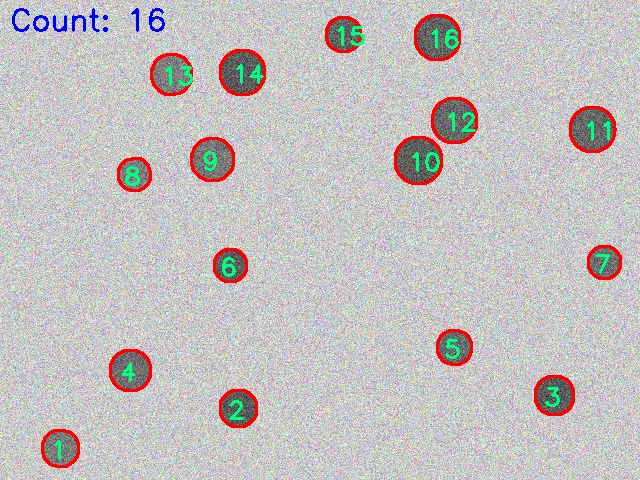
#> input picture HW/0309/1773587564_img01(1).jpg, 640 x 480 px, given as the content of the folder dataset, which was not available
$ python main.py
#> lines starting #> are read from the running program, lines starting #| are printed output that depends on the picture; after the words box and inside, x2 and y2 are one past the last pixel; in counts of white or black regions, pixels touching at a corner belong together; pictures that were not available may be replaced by others from this repository, and a replacement may not be noted
import numpy as np
import cv2
from pathlib import Path

GUAS_BLUR_KERNEL_SIZES = (5, 5)
GUAS_BLUR_SIGMA = 1
MED_BLUR_KERNEL_SIZES = 13
IS_TAR_BLACK = True
DRAW_COUNTER_COLOR = (0, 0, 255)
DRAW_COUNTER_THICKNESS = 2
COUNTER_FONT_SCALE = 0.5
COUNTER_FONT_COLOR = (0, 255, 0)
COUNTER_FONT_THICKNESS = 2
CNTR_FONT_SCALE = 1
CNTR_FONT_COLOR = (255, 0, 0)
CNTR_FONT_THICKNESS = 2
EXTS = ("*.jpg",)


def cvrt2uint8(img):
    if img.dtype == np.uint8:
        return img
    return cv2.convertScaleAbs(
        cv2.normalize(img, np.zeros_like(img), 0, 255, cv2.NORM_MINMAX)
    )


def pre_proc(img):
    if img is not None:
        img = cvrt2uint8(img)
        return cv2.medianBlur(
            cv2.GaussianBlur(
                cv2.equalizeHist(
                    (
                        cv2.cvtColor(img, cv2.COLOR_BGR2GRAY)
                        if img.shape[2] == 3
                        else cv2.cvtColor(img, cv2.COLOR_BGRA2GRAY)
                    )
                    if img.ndim > 2
                    else img
                ),
                GUAS_BLUR_KERNEL_SIZES,
                sigmaX=GUAS_BLUR_SIGMA,
                sigmaY=GUAS_BLUR_SIGMA,
            ),
            MED_BLUR_KERNEL_SIZES,
        )
    return None


def proc(path):
    org_img = cv2.imread(str(path), cv2.IMREAD_UNCHANGED)
#> org_img is the input picture: shape (480, 640, 3); mean B, G, R 191.7, 192.1, 195.3
    if org_img is not None:
        img = pre_proc(org_img.copy())
#> in pre_proc, `return cv2.medianBlur( cv2.GaussianBlur( cv2.equalizeHist( ( cv2.cvtCo..`:
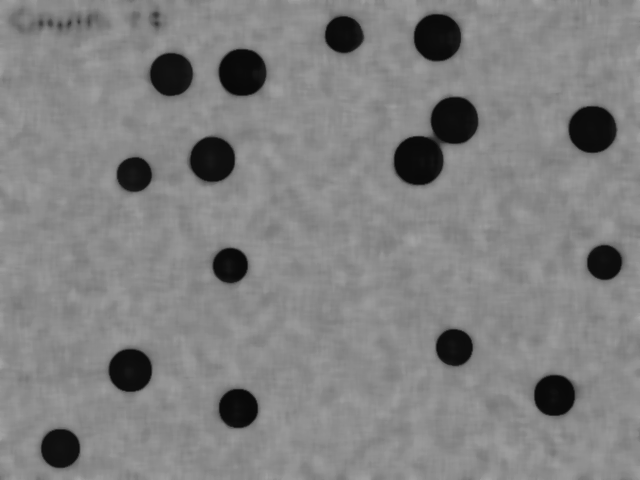
#> returned value: shape (480, 640); min 8, max 165, mean 129.1
        _, bin_img = cv2.threshold(img, 0, 255, cv2.THRESH_BINARY + cv2.THRESH_OTSU)
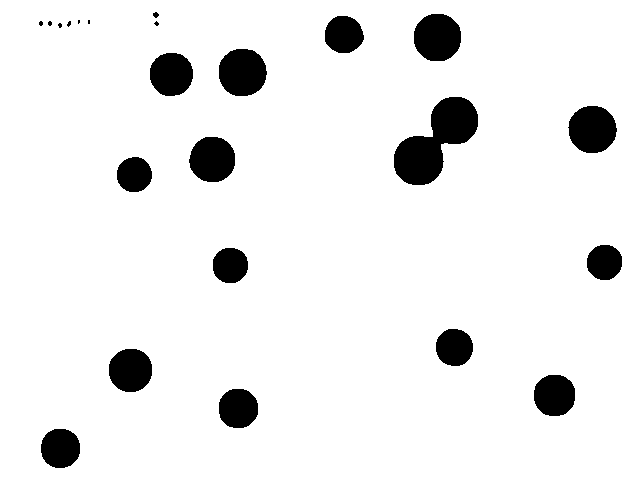
#> bin_img: shape (480, 640); 92.5% white; 23 black regions (7 under 20 px), largest, box (x1, y1, x2, y2) and area: (394, 97, 478, 185) 3837, (219, 49, 267, 96) 1817, (568, 106, 617, 153) 1799
        if org_img.ndim == 2:
            org_img = cv2.cvtColor(org_img, cv2.COLOR_GRAY2BGR)
        if IS_TAR_BLACK:
            bin_img = cv2.bitwise_not(bin_img)
#> bin_img: shape (480, 640); 7.5% white; 23 white regions (7 under 20 px)
        contours, _ = cv2.findContours(bin_img, cv2.RETR_TREE, cv2.CHAIN_APPROX_NONE)
#> contours = 23 contours, 8 with area under 20; largest, box (x1, y1, x2, y2) and area: (394, 97, 478, 185) 3703, (219, 49, 267, 96) 1748, (568, 106, 617, 153) 1732, (414, 14, 461, 61) 1726, (189, 137, 235, 182) 1587
        cnt = 0
        for contour in contours:
            cv2.drawContours(
                org_img, [contour], -1, DRAW_COUNTER_COLOR, DRAW_COUNTER_THICKNESS
            )
            cnt += 1
            m = cv2.moments(contour)
            if m["m00"] != 0:
                cx = int(m["m10"] / m["m00"])
                cy = int(m["m01"] / m["m00"])
            else:
                cx, cy = -1, -1
            cv2.putText(
                org_img,
                str(cnt),
                (cx, cy),
                cv2.FONT_HERSHEY_SIMPLEX,
                COUNTER_FONT_SCALE,
                COUNTER_FONT_COLOR,
                COUNTER_FONT_THICKNESS,
            )
#> this loop made 23 passes
#> (cx, cy) on passes 1 to 12: (59, 447), (237, 408), (554, 394), (130, 369), (453, 346), (229, 264), (604, 261), (133, 174), (211, 159), (591, 128), (435, 140), (170, 73)
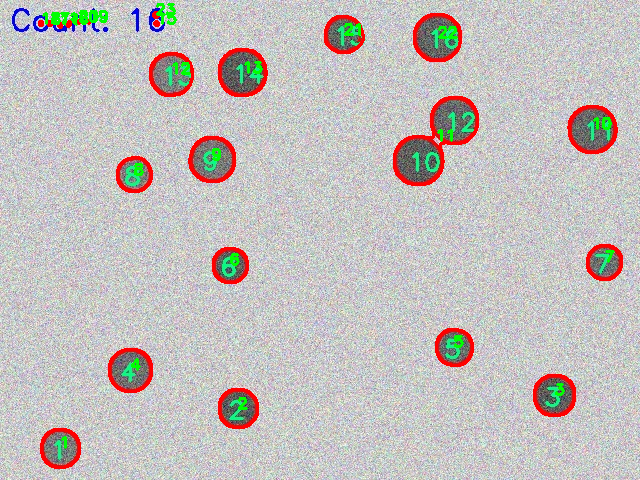
#> org_img: shape (480, 640, 3); 3.11% of pixels changed, all inside (x1, y1, x2, y2) = (38, 3, 623, 469)
#> after the loop, cnt = 23
        s = str(cnt)
#> s = '23'
        (_, font_height), _ = cv2.getTextSize(
            s, cv2.FONT_HERSHEY_SIMPLEX, CNTR_FONT_SCALE, CNTR_FONT_THICKNESS
        )
#> font_height = 22
        cv2.putText(
            org_img,
            f"Count: {cnt}",
            (0, font_height),
            cv2.FONT_HERSHEY_SIMPLEX,
            CNTR_FONT_SCALE,
            CNTR_FONT_COLOR,
            CNTR_FONT_THICKNESS,
        )
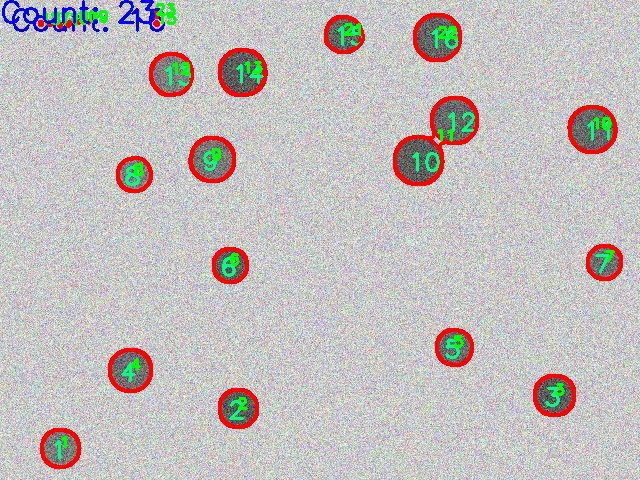
#> org_img: shape (480, 640, 3); 0.32% of pixels changed, all inside (x1, y1, x2, y2) = (2, 0, 155, 24)
        return org_img
    return None


if __name__ == "__main__":
    inp = Path("dataset/")
    out = Path("output/")
    out.mkdir(exist_ok=True)
    files = []
    for e in EXTS:
        files.extend(inp.glob(e))
    if files:
        for f in files:
            name, ext = f.stem, f.suffix
            res = proc(f)
            if res is not None:
                cv2.imwrite(str(out / f"{name}{ext}"), res)
            else:
                print(f"Failed to process {f}")
    else:
        print(f"No image files found in {inp.resolve()}")
